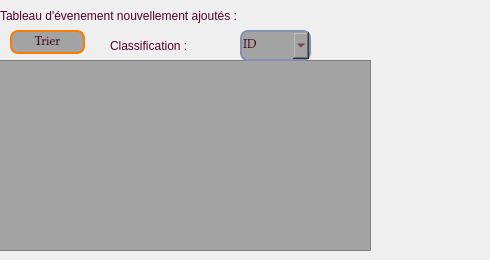
          <widget class="QWidget" name="tabWidget_2Page1">
           <attribute name="title">
            <string>2</string>
           </attribute>
           <widget class="QTableView" name="tableView_2">
            <property name="geometry">
             <rect>
              <x>-10</x>
              <y>60</y>
              <width>381</width>
              <height>191</height>
             </rect>
            </property>
            <property name="styleSheet">
             <string notr="true">background-color:#A3A3A3;
color: rgb(86, 1, 38);</string>
            </property>
           </widget>
           <widget class="QLabel" name="label_5">
            <property name="geometry">
             <rect>
              <x>0</x>
              <y>0</y>
              <width>481</width>
              <height>31</height>
             </rect>
            </property>
            <property name="styleSheet">
             <string notr="true">color: rgb(86, 1, 38);
font: 900 italic 10pt &quot;Segoe UI&quot;;</string>
            </property>
            <property name="text">
             <string>Tableau d'évenement nouvellement ajoutés :</string>
            </property>
           </widget>
           <widget class="QComboBox" name="comboBox_tri">
            <property name="geometry">
             <rect>
              <x>240</x>
              <y>30</y>
              <width>71</width>
              <height>31</height>
             </rect>
            </property>
            <property name="styleSheet">
             <string notr="true">background-color: white;
padding: 1px;
border-style: solid;
border: 2px solid #858fb4;
border-radius: 8px;
font-size: 12px;
font-family: Palatino Linotype;
color: rgb(86, 1, 38);
background-color:#A3A3A3;
color: rgb(86, 1, 38);</string>
            </property>
            <item>
             <property name="text">
              <string>ID</string>
             </property>
            </item>
           </widget>
           <widget class="QLabel" name="label_7">
            <property name="geometry">
             <rect>
              <x>110</x>
              <y>30</y>
              <width>131</width>
              <height>31</height>
             </rect>
            </property>
            <property name="styleSheet">
             <string notr="true">color: rgb(86, 1, 38);
font: 900 italic 10pt &quot;Segoe UI&quot;;</string>
            </property>
            <property name="text">
             <string>Classification :</string>
            </property>
           </widget>
           <widget class="QPushButton" name="pushButton_trier_id">
            <property name="geometry">
             <rect>
              <x>10</x>
              <y>30</y>
              <width>75</width>
              <height>24</height>
             </rect>
            </property>
            <property name="styleSheet">
             <string notr="true">background-color:#A3A3A3;
color: rgb(86, 1, 38);
padding: 1px;
border-style: solid;
border: 2px solid #f77f00;
border-radius: 8px;
font-size: 12px;
font-family: Palatino Linotype;</string>
            </property>
            <property name="text">
             <string>Trier</string>
            </property>
           </widget>
          </widget>
